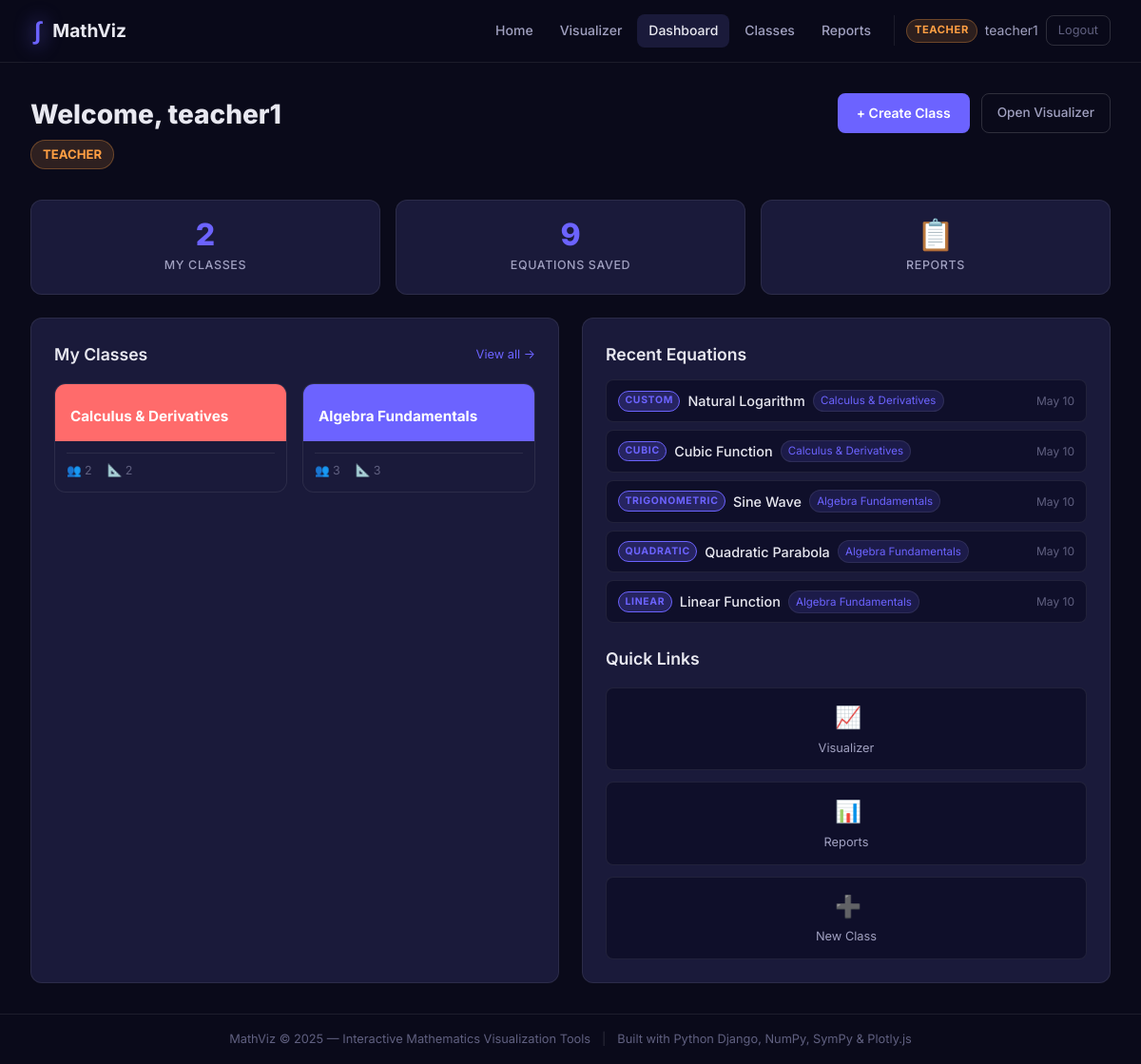
Page /dashboard/ (signed in) on the committed database.
### accounts/models.py (models this page shows, shortened)
class CustomUser(AbstractUser):
    role = models.CharField(max_length=10, choices=ROLE_CHOICES, default='student')
    bio = models.TextField(blank=True)
    created_at = models.DateTimeField(auto_now_add=True)
    def is_teacher(self):
        return self.role == 'teacher' or self.is_superuser

### visualizer/models.py (models this page shows, shortened)
class Classroom(models.Model):
    name = models.CharField(max_length=200)
    description = models.TextField(blank=True)
    subject = models.CharField(max_length=100, blank=True)
    teacher = models.ForeignKey(
        CustomUser, on_delete=models.CASCADE, related_name='taught_classes'
    )
    join_code = models.CharField(max_length=10, unique=True)
    banner_color = models.CharField(max_length=7, default='#6c63ff')
    is_active = models.BooleanField(default=True)
    created_at = models.DateTimeField(auto_now_add=True)
    updated_at = models.DateTimeField(auto_now=True)
    class Meta:
        ordering = ['-created_at']

class Equation(models.Model):
    user = models.ForeignKey(CustomUser, on_delete=models.CASCADE, related_name='equations')
    classroom = models.ForeignKey(
        Classroom, on_delete=models.SET_NULL, null=True, blank=True, related_name='equations'
    )
    title = models.CharField(max_length=200)
    equation_type = models.CharField(max_length=20, choices=EQUATION_TYPES, default='custom')
    expression = models.TextField()
    description = models.TextField(blank=True)
    is_public = models.BooleanField(default=False)
    created_at = models.DateTimeField(auto_now_add=True)
    updated_at = models.DateTimeField(auto_now=True)
    class Meta:
        ordering = ['-created_at']

### visualizer/views.py (the view, shortened to what this page needs)
# urls.py: path('dashboard/', views.dashboard, name='dashboard'),
@login_required
def dashboard(request):
    user = request.user
    if user.is_teacher() or user.is_admin_user():
        taught_classes = Classroom.objects.filter(teacher=user).annotate(
            member_count=Count('memberships'),
            eq_count=Count('equations'),
        ).order_by('-created_at')[:6]
        recent_equations = Equation.objects.filter(user=user).order_by('-created_at')[:5]
        context = {
            'taught_classes': taught_classes,
            'recent_equations': recent_equations,
            'total_classes': taught_classes.count(),
            'total_equations': Equation.objects.filter(user=user).count(),
        }
    return render(request, 'visualizer/dashboard.html', context)

### templates/visualizer/dashboard.html (shortened to what this page needs)
{% extends 'base.html' %}
{% load static %}
{% block content %}
<div class="page-container">
    <div class="page-header">
        <div>
            <h1>Welcome, {{ user.username }}</h1>
            <p class="page-subtitle">
                <span class="user-badge-lg {{ user.role }}">{{ user.get_role_display }}</span>
            </p>
        </div>
        {% if user.is_teacher or user.is_superuser %}
        <div style="display:flex;gap:.75rem">
            <a href="{% url 'create_class' %}" class="btn-primary">+ Create Class</a>
            <a href="{% url 'visualizer' %}" class="btn-outline">Open Visualizer</a>
        </div>
        {% else %}
        <div style="display:flex;gap:.75rem">
            <a href="{% url 'join_class' %}" class="btn-primary">+ Join Class</a>
            <a href="{% url 'visualizer' %}" class="btn-outline">Open Visualizer</a>
        </div>
        {% endif %}
    </div>
    {% if user.is_teacher or user.is_superuser %}
    <div class="stats-row">
        <div class="stat-card">
            <div class="stat-number">{{ total_classes }}</div>
            <div class="stat-label">My Classes</div>
        </div>
        <div class="stat-card">
            <div class="stat-number">{{ total_equations }}</div>
            <div class="stat-label">Equations Saved</div>
        </div>
        <div class="stat-card">
            <a href="{% url 'reports' %}" class="stat-link">
                <div class="stat-number">📋</div>
                <div class="stat-label">Reports</div>
            </a>
        </div>
    </div>
    <div class="dashboard-grid">
        <div class="dash-section">
            <div class="section-title-row">
                <h2>My Classes</h2>
                <a href="{% url 'classes_home' %}" class="link-small">View all →</a>
            </div>
            {% if taught_classes %}
            <div class="classes-grid compact">
                {% for classroom in taught_classes %}
                <a href="{% url 'class_detail' classroom.id %}" class="class-card compact" style="--banner:{{ classroom.banner_color }}">
                    <div class="class-card-banner compact-banner">
                        <div class="class-card-name" style="font-size:.95rem">{{ classroom.name }}</div>
                    </div>
                    <div class="class-card-body" style="padding:.75rem">
                        <div class="class-card-stats">
                            <span>👥 {{ classroom.member_count }}</span>
                            <span>📐 {{ classroom.eq_count }}</span>
                        </div>
                    </div>
                </a>
                {% endfor %}
            </div>
            {% else %}
            <div class="empty-state">
                <div class="empty-icon">📚</div>
                <p>No classes yet. Create one to get started.</p>
                <a href="{% url 'create_class' %}" class="btn-primary">Create First Class</a>
            </div>
            {% endif %}
        </div>
        <div class="dash-section">
            <div class="section-title-row">
                <h2>Recent Equations</h2>
            </div>
            {% if recent_equations %}
            <div class="equations-list">
                {% for eq in recent_equations %}
                <div class="eq-list-item">
                    <div class="eq-list-main">
                        <span class="eq-type-badge sm">{{ eq.get_equation_type_display }}</span>
                        <a href="{% url 'visualizer' %}?eq={{ eq.id }}" class="eq-list-title">{{ eq.title }}</a>
                        {% if eq.classroom %}
                        <span class="class-tag">{{ eq.classroom.name }}</span>
                        {% endif %}
                    </div>
                    <span class="eq-date">{{ eq.created_at|date:"M d" }}</span>
                </div>
                {% endfor %}
            </div>
            {% else %}
            <div class="empty-state">
                <div class="empty-icon">📐</div>
                <p>No equations saved yet.</p>
                <a href="{% url 'visualizer' %}" class="btn-primary">Open Visualizer</a>
            </div>
            {% endif %}
            <div style="margin-top:1.5rem">
                <h2>Quick Links</h2>
                <div class="quick-start-links" style="margin-top:.75rem">
                    <a href="{% url 'visualizer' %}" class="quick-link"><span class="ql-icon">📈</span><span>Visualizer</span></a>
                    <a href="{% url 'reports' %}" class="quick-link"><span class="ql-icon">📊</span><span>Reports</span></a>
                    <a href="{% url 'create_class' %}" class="quick-link"><span class="ql-icon">➕</span><span>New Class</span></a>
                </div>
            </div>
        </div>
    </div>
    {% endif %}
</div>
{% endblock %}

### templates/base.html (shortened to what this page needs)
<!DOCTYPE html>
<html lang="en">
<head>
    {% load static %}
    <link rel="stylesheet" href="{% static 'css/style.css' %}">
</head>
<body class="{% block body_class %}{% endblock %}">
<nav class="navbar">
    <a href="{% url 'home' %}" class="nav-brand">
        <span class="brand-icon">∫</span>
        <span class="brand-text">MathViz</span>
    </a>
    <div class="nav-links">
        <a href="{% url 'home' %}" class="nav-link {% if request.resolver_match.url_name == 'home' %}active{% endif %}">Home</a>
        <a href="{% url 'visualizer' %}" class="nav-link {% if request.resolver_match.url_name == 'visualizer' %}active{% endif %}">Visualizer</a>
        {% if user.is_authenticated %}
            <a href="{% url 'dashboard' %}" class="nav-link {% if request.resolver_match.url_name == 'dashboard' %}active{% endif %}">Dashboard</a>
            <a href="{% url 'classes_home' %}" class="nav-link {% if 'class' in request.resolver_match.url_name %}active{% endif %}">Classes</a>
            {% if user.is_teacher or user.is_superuser %}
                <a href="{% url 'reports' %}" class="nav-link {% if request.resolver_match.url_name == 'reports' %}active{% endif %}">Reports</a>
            {% endif %}
            <div class="nav-user">
                <span class="user-badge {{ user.role }}">{{ user.get_role_display }}</span>
                <span class="username">{{ user.username }}</span>
                <a href="{% url 'logout' %}" class="btn-logout">Logout</a>
            </div>
        {% else %}
            <a href="{% url 'login' %}" class="nav-link">Login</a>
            <a href="{% url 'register' %}" class="btn-register">Get Started</a>
        {% endif %}
    </div>
</nav>
<main class="main-content">
    {% block content %}{% endblock %}
</main>
<footer class="footer">
    <div class="footer-inner">
        <span>MathViz &copy; 2025 — Interactive Mathematics Visualization Tools</span>
        <span class="footer-sep">|</span>
        <span>Built with Python Django, NumPy, SymPy &amp; Plotly.js</span>
    </div>
</footer>
</body>
</html>

### rows in the picture
CustomUser: role "TEACHER", username "teacher1"
Classroom: name "Calculus & Derivatives", member_count "2", eq_count "2"
Classroom: name "Algebra Fundamentals", member_count "3", eq_count "3"
Equation: equation_type "CUSTOM", title "Natural Logarithm", classroom.name "Calculus & Derivatives", created_at "May 10"
Equation: equation_type "CUBIC", title "Cubic Function", classroom.name "Calculus & Derivatives", created_at "May 10"
Equation: equation_type "TRIGONOMETRIC", title "Sine Wave", classroom.name "Algebra Fundamentals", created_at "May 10"
Equation: equation_type "QUADRATIC", title "Quadratic Parabola", classroom.name "Algebra Fundamentals", created_at "May 10"
Equation: equation_type "LINEAR", title "Linear Function", classroom.name "Algebra Fundamentals", created_at "May 10"

### other values in the picture
{{ total_classes }} "2"
{{ total_equations }} "9"
